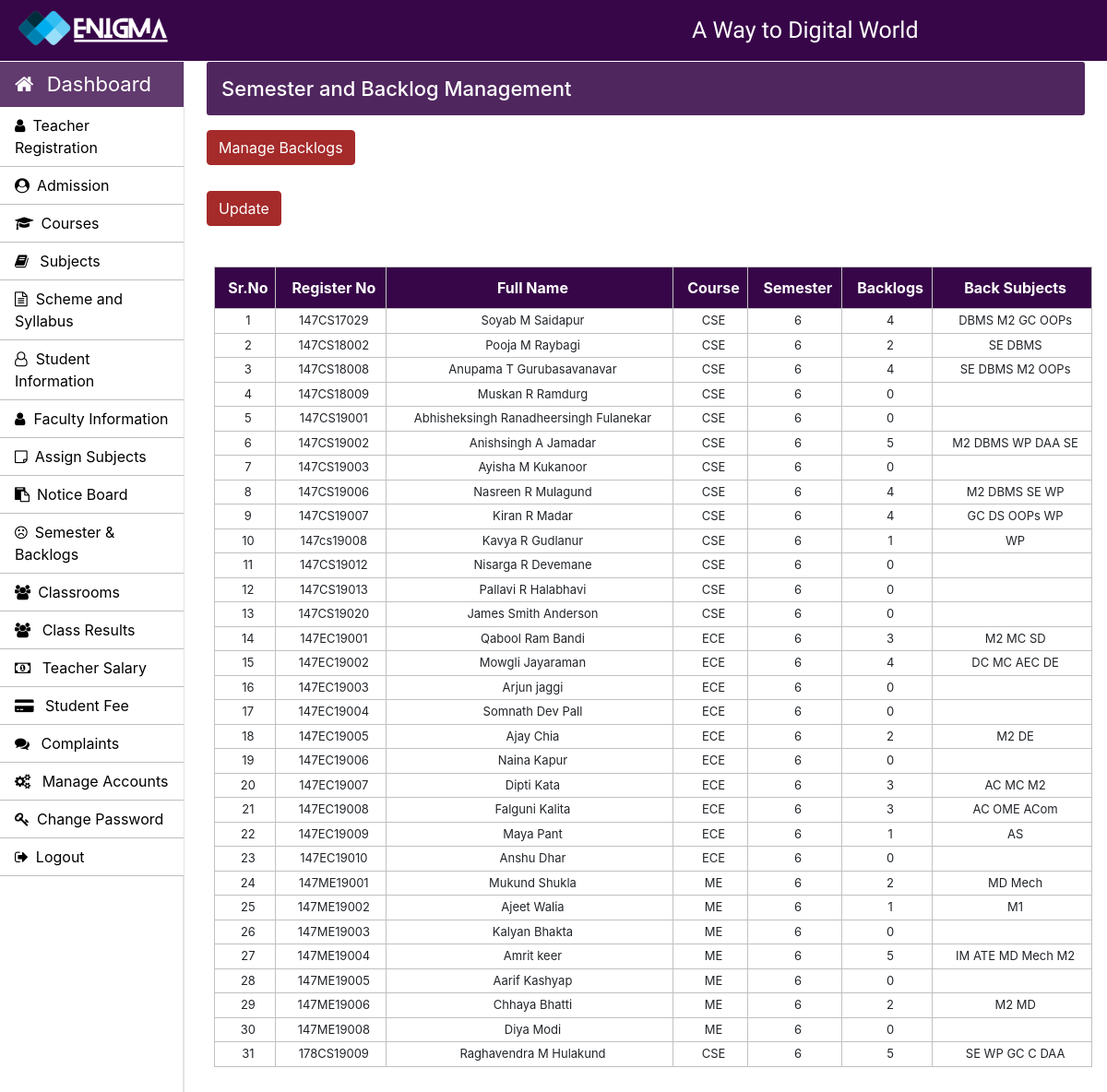
The app's page /Admin/admin-sem-back.php (signed in) with its own data.
### tables this page shows
CREATE TABLE `assign_semester` (
  `register_no` varchar(20) NOT NULL,
  `semester` int(10) NOT NULL,
  `Backlogs` int(3) NOT NULL,
  `back_subjects` varchar(150) NOT NULL DEFAULT 'NO BACK'
);

### Admin/admin-sem-back.php (the view, shortened to what this page needs)
<?php
		require_once "../connection/connection.php";
	?>
<!doctype html>
<html lang="en">
	<head>
	</head>
	<body>
		<?php include('../common/common-header.php') ?>
		<?php include('../common/admin-sidebar.php') ?>
		<main role="main" class="col-xl-10 col-lg-9 col-md-8 ml-sm-auto px-md-4 mb-2 w-100">
			<div class="sub-main">
				<div class="text-center d-flex flex-wrap flex-md-nowrap pt-3 pb-2 mb-3 text-white admin-dashboard pl-3">
					<div class="d-flex">
						<h4 class="mr-5">Semester and Backlog Management</h4>
					</div>
				</div>
				<button type="button" class="btn btn-primary" data-toggle="modal" data-target=".bd-example-modal-lg">Manage Backlogs</button><br><br>
				<div class="row w-100">
				</div>
				<button type="button" class="btn btn-primary" data-toggle="modal" data-target=".bd-example-modal-lg-2">Update</button><br><br>
				<div class="row w-100">
				</div>
                <div class="row">
					<div class="col-md-12 ml-2">
						<section class="mt-3">
							<table class="w-100 table-elements mb-5 table-three-tr text-center" cellpadding="3">
								<tr class="table-tr-head table-three text-white">
									<th>Sr.No</th>
									<th>Register No</th>
									<th>Full Name</th>
									<th>Course</th>
									<th>Semester</th>
									<th>Backlogs</th>
									<th>Back Subjects</th>
								</tr>
								<?php
									$sr = 1;
									$query = "select s.register_no,first_name,middle_name,last_name,course,semester,backlogs,back_subjects from short_student_info as s,assign_semester as a where s.register_no = a.register_no";
									$run=mysqli_query($con,$query);
									while($row=mysqli_fetch_array($run)) {
									echo	"<tr>";
									echo	"<td>".$sr++."</td>";
									echo	"<td>".$row['register_no']."</td>";
									echo	"<td>".$row['first_name']." ".$row['middle_name']." ".$row['last_name']."</td>";
									echo	"<td>".$row['course']."</td>";
									echo	"<td>".$row['semester']."</td>";
									echo	"<td>".$row['backlogs']."</td>";
									echo	"<td>".$row['back_subjects']."</td>";
									echo	"</tr>";
									}
								?>
							</table>
						</section>
					</div>
				</div>
			</div>
		</main>
	</body>
</html>

### Common/common-header.php (shortened to what this page needs)
<!doctype html>
<html lang="en">
	<head>
      <link rel="stylesheet" type="text/css" href="../bootstrap/css/bootstrap.min.css">
      <link rel="stylesheet" type="text/css" href="../css/footer.css">
      <link rel="stylesheet" type="text/css" href="../css/style.css">
    <link rel="stylesheet" href="https://stackpath.bootstrapcdn.com/font-awesome/4.7.0/css/font-awesome.min.css">
  </head>
  <body>
    <nav class="navbar navbar-expand-lg navbar-dark header-back sticky-top header-navbar-fonts">
      <a class="navbar-brand d-flex align-items-center" href="../index.html">
      <img src="../Images/1658934514391.png" class="logo-image" width="70px" height="70px">
      </a>
      <p id="header-quote">A Way to Digital World</p>
    </nav>

### Common/admin-sidebar.php (shortened to what this page needs)
 <nav id="sidebarMenu" class="" >
<div class="col-xl-2 col-lg-3 col-md-4 sidebar position-fixed border-right overflow-auto">
     <div class="sidebar-header">
       <div class="nav-item">
           <a class="nav-link text-white " href="../admin/admin-index.php">
               <i class="fa fa-home mr-2" aria-hidden="true"></i> Dashboard
           </a>
       </div>
     </div>
     <ul class="nav flex-column">
       <li class="nav-item">
         <a class="nav-link" href="../admin/Teacher.php">
           <i class="fa fa-user mr-2" aria-hidden="true"></i>Teacher Registration
         </a>
     </li>
       <li class="nav-item">
         <a class="nav-link" href="../admin/Student.php">
           <i class="fa fa-user-circle mr-2" aria-hidden="true"></i>Admission
         </a>
       </li>
       <li class="nav-item">
         <a class="nav-link" href="../admin/Courses.php">
           <i class="fa fa-graduation-cap mr-2" aria-hidden="true"></i>Courses
         </a>
       </li>
       <li class="nav-item">
         <a class="nav-link" href="../admin/subjects.php">
           <i class="fa fa-book mr-2" aria-hidden="true"></i> Subjects
         </a>
       </li>
       <li class="nav-item">
         <a class="nav-link" href="../admin/scheme-syllabus.php">
           <i class="fa fa-file-text-o" aria-hidden="true"></i>&nbsp;&nbsp;Scheme and Syllabus
         </a>
       </li>
       <li class="nav-item">
         <a class="nav-link" href="../admin/fetch-student-info.php">
           <i class="fa fa-user-o" aria-hidden="true"></i>&nbsp;&nbsp;Student Information
         </a>
       </li>
       <li class="nav-item">
         <a class="nav-link" href="../admin/fetch-teacher-info.php">
           <i class="fa fa-user" aria-hidden="true"></i>&nbsp;&nbsp;Faculty Information
         </a>
       </li>
       <li class="nav-item">
         <a class="nav-link" href="../admin/assign-subjects-teacher.php">
           <i class="fa fa-sticky-note-o mr-2" aria-hidden="true"></i>Assign Subjects
         </a>
       </li>
       <li class="nav-item">
         <a class="nav-link" href="../admin/notice-board.php">
           <i class="fa fa-clipboard mr-2" aria-hidden="true"></i>Notice Board
         </a>
       </li>
       <li class="nav-item">
         <a class="nav-link" href="../admin/admin-sem-back.php">
           <i class="fa fa-frown-o mr-2" aria-hidden="true"></i>Semester & Backlogs
         </a>
       </li>
       <li class="nav-item">
         <a class="nav-link" href="../admin/classroom.php">
           <i class="fa fa-users mr-2" aria-hidden="true"></i>Classrooms
         </a>
       </li>
       <li class="nav-item">
         <a class="nav-link" href="../admin/class-result.php">
           <i class="fa fa-users mr-2" aria-hidden="true"></i> Class Results
         </a>
       </li>
       <li class="nav-item">
         <a class="nav-link" href="../admin/teacher-salary.php">
           <i class="fa fa-money mr-2" aria-hidden="true"></i> Teacher Salary
         </a>
       </li>
       <li class="nav-item">
         <a class="nav-link" href="../admin/student-fee.php">
           <i class="fa fa-credit-card-alt mr-2" aria-hidden="true"></i> Student Fee
         </a>
       </li>
       <li class="nav-item">
         <a class="nav-link" href="../admin/complaints.php">
           <i class="fa fa-comments mr-2" aria-hidden="true"></i> Complaints
         </a>
       </li>
       <li class="nav-item">
         <a class="nav-link" href="../admin/manage-accounts.php">
           <i class="fa fa-cogs mr-2" aria-hidden="true"></i> Manage Accounts
         </a>
       </li>
       <li class="nav-item">
         <a class="nav-link" href="../admin/admin-password.php">
           <i class="fa fa-key mr-2" aria-hidden="true"></i>Change Password
         </a>
       </li>
       <li class="nav-item">
         <a class="nav-link" href="../Login/logout.php">
           <i class="fa fa-sign-out mr-2" aria-hidden="true"></i>Logout
         </a>
       </li>
     </ul>
   </div>
 </nav>

### Css/style.css (style rules this page uses)
h4 { font-size: 22px; }
.header-back { background: #370648; }
.header-navbar-fonts { font-family: Cambria, Cochin, Georgia, Times, 'Times New Roman', serif; }
#header-quote { margin-top: 0; margin-bottom: 0rem; color: white; vertical-align: middle; margin-left: -215px; font-size: 25px; font-family: 'Cedarville Cursive', cursive; }
.sidebar { padding: 0; margin-top: 1px; height: 100%; box-shadow: inset -1px 0 0 rgba(0, 0, 0, .1); background-color: #fff; }
.sidebar-header { background: #370648c9; font-size: 22px !important; }
.sidebar ul { background-color: #ffffff; }
.sidebar ul li { border-bottom: 1px solid rgb(192, 190, 190); }
.sidebar ul li a { font-size: 16px !important; color: black; }
.admin-dashboard { margin-top: 1px !important; background: #370648de !important; border-radius: 3px; }
.table-elements tr, td, th { font-size: 13px; border: 1px solid rgb(194, 193, 193); padding-left: 10px !important; }
.table-three { background: #370648 !important; }
.table-tr-head { height: 45px !important; padding: 10px !important; margin-top: 5px !important; }
.table-font-for-transcript td, th { font-size: 16px !important; }

### records on screen
assign_semester: register_no "147CS17029", first_name "Soyab", middle_name "M", last_name "Saidapur", course "CSE", semester "6", Backlogs "4", back_subjects "DBMS M2 GC OOPs"
assign_semester: register_no "147CS18002", first_name "Pooja", middle_name "M", last_name "Raybagi", course "CSE", semester "6", Backlogs "2", back_subjects "SE DBMS"
assign_semester: register_no "147CS18008", first_name "Anupama", middle_name "T", last_name "Gurubasavanavar", course "CSE", semester "6", Backlogs "4", back_subjects "SE DBMS M2 OOPs"
assign_semester: register_no "147CS18009", first_name "Muskan", middle_name "R", last_name "Ramdurg", course "CSE", semester "6", Backlogs "0"
assign_semester: register_no "147CS19001", first_name "Abhisheksingh", middle_name "Ranadheersingh", last_name "Fulanekar", course "CSE", semester "6", Backlogs "0"
assign_semester: register_no "147CS19002", first_name "Anishsingh", middle_name "A", last_name "Jamadar", course "CSE", semester "6", Backlogs "5", back_subjects "M2 DBMS WP DAA SE"
assign_semester: register_no "147CS19003", first_name "Ayisha", middle_name "M", last_name "Kukanoor", course "CSE", semester "6", Backlogs "0"
assign_semester: register_no "147CS19006", first_name "Nasreen", middle_name "R", last_name "Mulagund", course "CSE", semester "6", Backlogs "4", back_subjects "M2 DBMS SE WP"
assign_semester: register_no "147CS19007", first_name "Kiran", middle_name "R", last_name "Madar", course "CSE", semester "6", Backlogs "4", back_subjects "GC DS OOPs WP"
assign_semester: register_no "147cs19008", first_name "Kavya", middle_name "R", last_name "Gudlanur", course "CSE", semester "6", Backlogs "1", back_subjects "WP"
assign_semester: register_no "147CS19012", first_name "Nisarga", middle_name "R", last_name "Devemane", course "CSE", semester "6", Backlogs "0"
assign_semester: register_no "147CS19013", first_name "Pallavi", middle_name "R", last_name "Halabhavi", course "CSE", semester "6", Backlogs "0"
assign_semester: register_no "147CS19020", first_name "James", middle_name "Smith", last_name "Anderson", course "CSE", semester "6", Backlogs "0"
assign_semester: register_no "147EC19001", first_name "Qabool", middle_name "Ram", last_name "Bandi", course "ECE", semester "6", Backlogs "3", back_subjects "M2 MC SD"
assign_semester: register_no "147EC19002", first_name "Mowgli", last_name "Jayaraman", course "ECE", semester "6", Backlogs "4", back_subjects "DC MC AEC DE"
assign_semester: register_no "147EC19003", first_name "Arjun", last_name "jaggi", course "ECE", semester "6", Backlogs "0"
assign_semester: register_no "147EC19004", first_name "Somnath", middle_name "Dev", last_name "Pall", course "ECE", semester "6", Backlogs "0"
assign_semester: register_no "147EC19005", first_name "Ajay", last_name "Chia", course "ECE", semester "6", Backlogs "2", back_subjects "M2 DE"
assign_semester: register_no "147EC19006", first_name "Naina", last_name "Kapur", course "ECE", semester "6", Backlogs "0"
assign_semester: register_no "147EC19007", first_name "Dipti", last_name "Kata", course "ECE", semester "6", Backlogs "3", back_subjects "AC MC M2"
assign_semester: register_no "147EC19008", first_name "Falguni", last_name "Kalita", course "ECE", semester "6", Backlogs "3", back_subjects "AC OME ACom"
assign_semester: register_no "147EC19009", first_name "Maya", last_name "Pant", course "ECE", semester "6", Backlogs "1", back_subjects "AS"
assign_semester: register_no "147EC19010", first_name "Anshu", last_name "Dhar", course "ECE", semester "6", Backlogs "0"
assign_semester: register_no "147ME19001", first_name "Mukund", last_name "Shukla", course "ME", semester "6", Backlogs "2", back_subjects "MD Mech"
assign_semester: register_no "147ME19002", first_name "Ajeet", last_name "Walia", course "ME", semester "6", Backlogs "1", back_subjects "M1"
assign_semester: register_no "147ME19003", first_name "Kalyan", last_name "Bhakta", course "ME", semester "6", Backlogs "0"
assign_semester: register_no "147ME19004", first_name "Amrit", last_name "keer", course "ME", semester "6", Backlogs "5", back_subjects "IM ATE MD Mech M2"
assign_semester: register_no "147ME19005", first_name "Aarif", last_name "Kashyap", course "ME", semester "6", Backlogs "0"
assign_semester: register_no "147ME19006", first_name "Chhaya", last_name "Bhatti", course "ME", semester "6", Backlogs "2", back_subjects "M2 MD"
assign_semester: register_no "147ME19008", first_name "Diya", last_name "Modi", course "ME", semester "6", Backlogs "0"
assign_semester: register_no "178CS19009", first_name "Raghavendra", middle_name "M", last_name "Hulakund", course "CSE", semester "6", Backlogs "5", back_subjects "SE WP GC C DAA"
